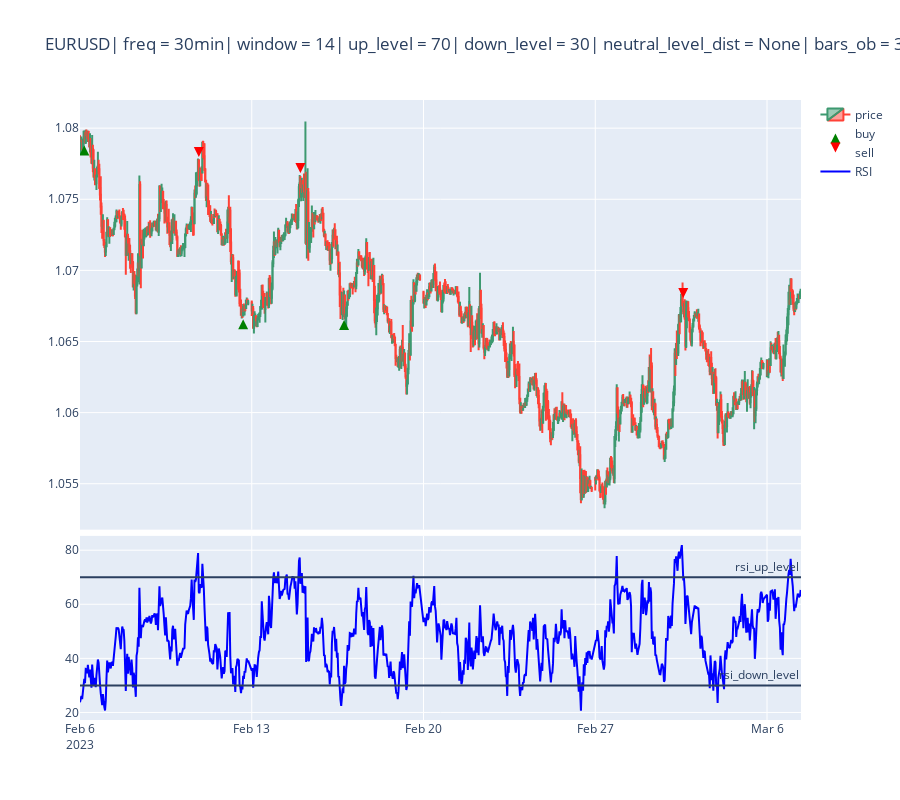

Source (notebook cell):
### Code cell
tester.plot_trades(start='2023-02-06', end='2023-03-06')

### Figure 1 — Plotly figure (JSON) as saved in the notebook; plotly's stock layout.template omitted (floating-point values rounded to 4 significant figures; data arrays with more than 128 entries replaced by an {"elided": "..."} marker saying what was removed)
{"data": [{"close": {"elided": "992 float values"}, "high": {"elided": "992 float values"}, "low": {"elided": "992 float values"}, "name": "price", "open": {"elided": "992 float values"}, "type": "candlestick", "x": {"elided": "992 str values"}, "xaxis": "x", "yaxis": "y"}, {"marker": {"color": "green", "size": 10, "symbol": "arrow-up"}, "mode": "markers", "name": "buy", "type": "scatter", "x": ["2023-02-06T03:00:00", "2023-02-10T18:00:00", "2023-02-15T16:30:00"], "xaxis": "x", "y": [1.079, 1.067, 1.067], "yaxis": "y"}, {"marker": {"color": "red", "size": 10, "symbol": "arrow-down"}, "mode": "markers", "name": "sell", "type": "scatter", "x": ["2023-02-09T11:00:00", "2023-02-14T10:00:00", "2023-03-01T13:30:00"], "xaxis": "x", "y": [1.078, 1.077, 1.068], "yaxis": "y"}, {"marker": {"color": "blue"}, "mode": "lines", "name": "RSI", "type": "scatter", "x": {"elided": "992 str values"}, "xaxis": "x2", "y": {"elided": "992 float values"}, "yaxis": "y2"}], "layout": {"annotations": [{"showarrow": false, "text": "rsi_up_level", "x": 1, "xanchor": "right", "xref": "x2 domain", "y": 70, "yanchor": "bottom", "yref": "y2"}, {"showarrow": false, "text": "rsi_down_level", "x": 1, "xanchor": "right", "xref": "x2 domain", "y": 30, "yanchor": "bottom", "yref": "y2"}], "height": 800, "newshape": {"line": {"color": "black"}}, "shapes": [{"type": "line", "x0": 0, "x1": 1, "xref": "x2 domain", "y0": 70, "y1": 70, "yref": "y2"}, {"type": "line", "x0": 0, "x1": 1, "xref": "x2 domain", "y0": 30, "y1": 30, "yref": "y2"}], "title": {"text": "EURUSD| freq = 30min| window = 14| up_level = 70| down_level = 30| neutral_level_dist = None| bars_ob = 3"}, "xaxis": {"anchor": "y", "domain": [0, 1], "matches": "x2", "rangebreaks": [{"bounds": ["sat", "mon"]}], "rangeslider": {"visible": false}, "showticklabels": false}, "xaxis2": {"anchor": "y2", "domain": [0, 1], "rangebreaks": [{"bounds": ["sat", "mon"]}]}, "yaxis": {"anchor": "x", "domain": [0.307, 1]}, "yaxis2": {"anchor": "x2", "domain": [0, 0.297]}}}
